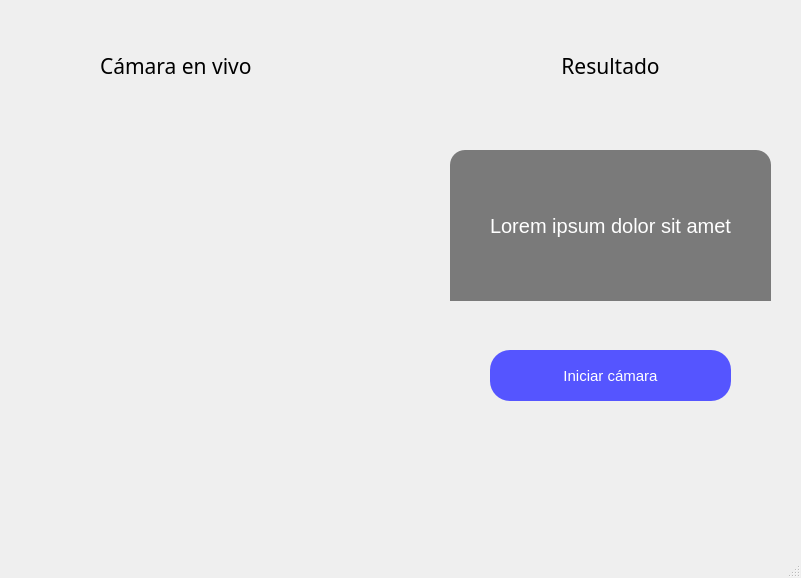
<?xml version="1.0" encoding="UTF-8"?>
<ui version="4.0">
 <class>MainWindow</class>
 <widget class="QMainWindow" name="MainWindow">
  <property name="geometry">
   <rect>
    <x>0</x>
    <y>0</y>
    <width>801</width>
    <height>578</height>
   </rect>
  </property>
  <property name="windowTitle">
   <string>MainWindow</string>
  </property>
  <widget class="QWidget" name="centralwidget">
   <widget class="QLabel" name="lbl_cam">
    <property name="geometry">
     <rect>
      <x>30</x>
      <y>130</y>
      <width>381</width>
      <height>281</height>
     </rect>
    </property>
    <property name="font">
     <font>
      <pointsize>15</pointsize>
     </font>
    </property>
    <property name="styleSheet">
     <string notr="true"/>
    </property>
    <property name="text">
     <string/>
    </property>
    <property name="pixmap">
     <pixmap resource="../../resources.qrc">:/svgs/Archivos/Images/placeholder.svg</pixmap>
    </property>
    <property name="alignment">
     <set>Qt::AlignCenter</set>
    </property>
   </widget>
   <widget class="QPushButton" name="btn_action">
    <property name="geometry">
     <rect>
      <x>490</x>
      <y>350</y>
      <width>241</width>
      <height>51</height>
     </rect>
    </property>
    <property name="font">
     <font>
      <pointsize>11</pointsize>
     </font>
    </property>
    <property name="cursor">
     <cursorShape>PointingHandCursor</cursorShape>
    </property>
    <property name="styleSheet">
     <string notr="true">color: rgb(255, 255, 255);
background-color: rgb(85, 85, 255);
border-radius: 20px;</string>
    </property>
    <property name="text">
     <string>Iniciar cámara</string>
    </property>
   </widget>
   <widget class="QLabel" name="label">
    <property name="geometry">
     <rect>
      <x>35</x>
      <y>38</y>
      <width>52</width>
      <height>50</height>
     </rect>
    </property>
    <property name="font">
     <font>
      <stylestrategy>PreferDefault</stylestrategy>
     </font>
    </property>
    <property name="text">
     <string/>
    </property>
    <property name="pixmap">
     <pixmap resource="../../resources.qrc">:/svgs/Archivos/Images/camera-svg.svg</pixmap>
    </property>
    <property name="scaledContents">
     <bool>true</bool>
    </property>
   </widget>
   <widget class="QLabel" name="label_2">
    <property name="geometry">
     <rect>
      <x>100</x>
      <y>50</y>
      <width>231</width>
      <height>31</height>
     </rect>
    </property>
    <property name="font">
     <font>
      <family>Rockwell</family>
      <pointsize>16</pointsize>
     </font>
    </property>
    <property name="text">
     <string>Cámara en vivo</string>
    </property>
   </widget>
   <widget class="QLabel" name="label_3">
    <property name="geometry">
     <rect>
      <x>430</x>
      <y>50</y>
      <width>361</width>
      <height>31</height>
     </rect>
    </property>
    <property name="font">
     <font>
      <family>Rockwell</family>
      <pointsize>16</pointsize>
     </font>
    </property>
    <property name="text">
     <string>Resultado</string>
    </property>
    <property name="alignment">
     <set>Qt::AlignCenter</set>
    </property>
   </widget>
   <widget class="QLabel" name="lbl_predict">
    <property name="geometry">
     <rect>
      <x>450</x>
      <y>150</y>
      <width>321</width>
      <height>151</height>
     </rect>
    </property>
    <property name="font">
     <font>
      <family>Tahoma</family>
      <pointsize>15</pointsize>
     </font>
    </property>
    <property name="autoFillBackground">
     <bool>false</bool>
    </property>
    <property name="styleSheet">
     <string notr="true">background-color: rgb(122, 122, 122);
color: rgb(255, 255, 255);
border-top-left-radius: 15px;
border-top-right-radius: 15px;
border-bottom-left-radius: 0;
border-bottom-right-radius: 0;</string>
    </property>
    <property name="text">
     <string>Lorem ipsum dolor sit amet</string>
    </property>
    <property name="alignment">
     <set>Qt::AlignCenter</set>
    </property>
    <property name="wordWrap">
     <bool>true</bool>
    </property>
   </widget>
  </widget>
  <widget class="QMenuBar" name="menubar">
   <property name="geometry">
    <rect>
     <x>0</x>
     <y>0</y>
     <width>801</width>
     <height>26</height>
    </rect>
   </property>
  </widget>
  <widget class="QStatusBar" name="statusbar"/>
 </widget>
 <resources>
  <include location="../../resources.qrc"/>
 </resources>
 <connections/>
</ui>
